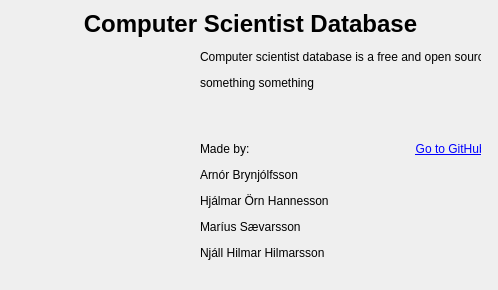
<?xml version="1.0" encoding="UTF-8"?>
<ui version="4.0">
 <class>AboutWindow</class>
 <widget class="QDialog" name="AboutWindow">
  <property name="geometry">
   <rect>
    <x>0</x>
    <y>0</y>
    <width>498</width>
    <height>290</height>
   </rect>
  </property>
  <property name="minimumSize">
   <size>
    <width>498</width>
    <height>290</height>
   </size>
  </property>
  <property name="maximumSize">
   <size>
    <width>498</width>
    <height>290</height>
   </size>
  </property>
  <property name="windowTitle">
   <string>About</string>
  </property>
  <widget class="QLabel" name="label">
   <property name="geometry">
    <rect>
     <x>10</x>
     <y>10</y>
     <width>481</width>
     <height>27</height>
    </rect>
   </property>
   <property name="layoutDirection">
    <enum>Qt::LeftToRight</enum>
   </property>
   <property name="text">
    <string>&lt;h1&gt;Computer Scientist Database&lt;/h1&gt;</string>
   </property>
   <property name="alignment">
    <set>Qt::AlignCenter</set>
   </property>
  </widget>
  <widget class="QLabel" name="label_2">
   <property name="geometry">
    <rect>
     <x>200</x>
     <y>50</y>
     <width>281</width>
     <height>221</height>
    </rect>
   </property>
   <property name="text">
    <string>&lt;html&gt;&lt;head/&gt;&lt;body&gt;&lt;p&gt;Computer scientist database is a free and open source&lt;/p&gt;&lt;p&gt;something something&lt;/p&gt;&lt;p&gt;&lt;br/&gt;&lt;/p&gt;&lt;p&gt;Made by:                                        &amp;nbsp;&amp;nbsp;&amp;nbsp;&amp;nbsp;&amp;nbsp;&amp;nbsp;&amp;nbsp;&amp;nbsp;&amp;nbsp;&amp;nbsp;&amp;nbsp;&amp;nbsp;&amp;nbsp;&amp;nbsp;&amp;nbsp;&amp;nbsp;&amp;nbsp;&amp;nbsp;&amp;nbsp;&amp;nbsp;&amp;nbsp;&amp;nbsp;&amp;nbsp;&amp;nbsp;&amp;nbsp;&amp;nbsp;&amp;nbsp;&amp;nbsp;&amp;nbsp;&amp;nbsp;&amp;nbsp;&amp;nbsp;&amp;nbsp;&amp;nbsp;&amp;nbsp;&amp;nbsp;&amp;nbsp;&amp;nbsp;&amp;nbsp;&amp;nbsp;&amp;nbsp;&amp;nbsp;&amp;nbsp;&amp;nbsp;&amp;nbsp;&amp;nbsp;&amp;nbsp;&amp;nbsp;&amp;nbsp;&lt;a href=&quot;https://github.com/Njallzzz/Skilaverkefni&quot;&gt;&lt;span style=&quot; text-decoration: underline; color:#0000ff;&quot;&gt;Go to GitHub!&lt;/span&gt;&lt;/a&gt;&lt;/p&gt;&lt;p&gt;Arnór Brynjólfsson&lt;/p&gt;&lt;p&gt;Hjálmar Örn Hannesson&lt;/p&gt;&lt;p&gt;Maríus Sævarsson&lt;/p&gt;&lt;p&gt;Njáll Hilmar Hilmarsson&lt;/p&gt;&lt;/body&gt;&lt;/html&gt;</string>
   </property>
   <property name="alignment">
    <set>Qt::AlignLeading|Qt::AlignLeft|Qt::AlignTop</set>
   </property>
  </widget>
 </widget>
 <resources/>
 <connections/>
</ui>
